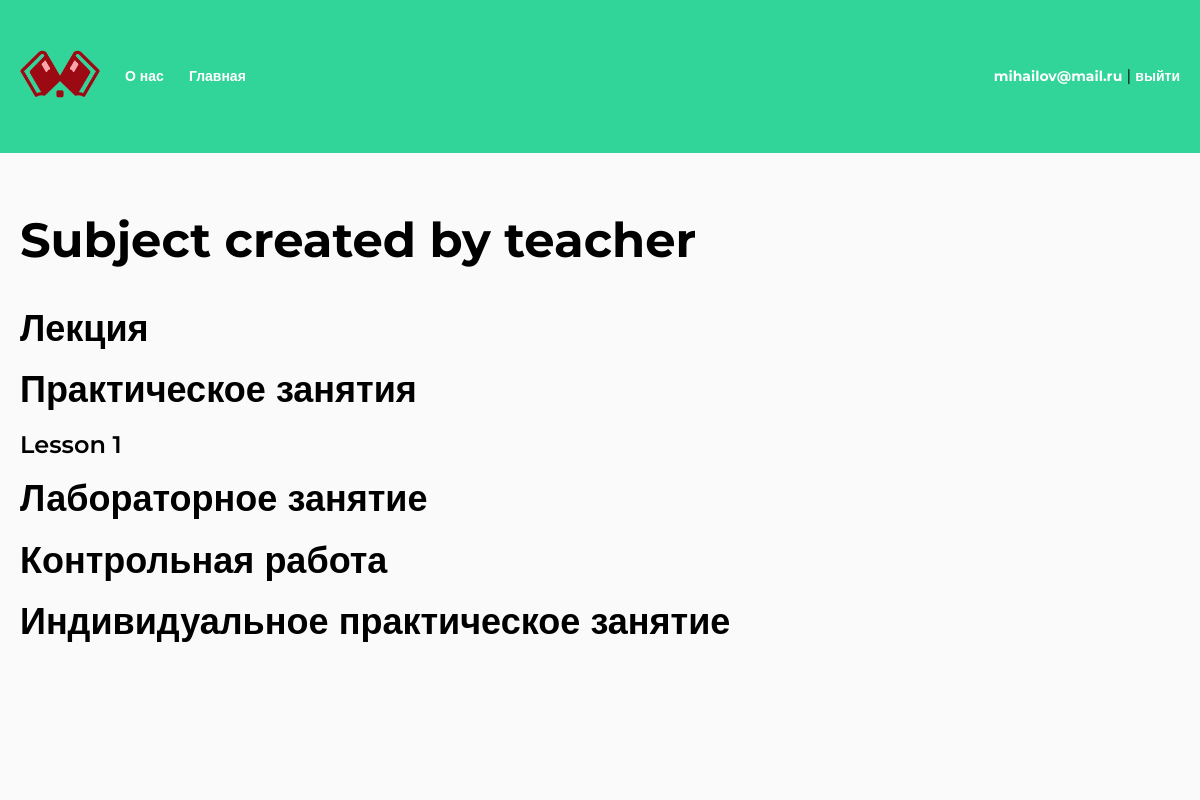
Screenshot of /student/subject/18/ (signed in) with the database file from the repository.
### study/models.py (models this page shows, shortened)
class TeacherGroupSubject(models.Model):
    teacher = models.ForeignKey(User, related_name="subjects", on_delete=models.CASCADE)
    subject = models.ForeignKey(Subject, related_name="items", on_delete=models.CASCADE)
    group = models.ForeignKey(Group, related_name="subjects", on_delete=models.CASCADE)
    class Meta:
        verbose_name = "Дисциплина группы"
        verbose_name_plural = "Дисциплины групп"

class Subject(models.Model):
    name = models.CharField(max_length=128)
    class Meta:
        verbose_name = "Дисциплина"
        verbose_name_plural = "Дисциплины"

class Lesson(models.Model):
    class Type(models.TextChoices):
        LECTURE = "LC", "Лекция"
        PRACTICAL = "PR", "Практическое занятия"
        LABORATORY = "LR", "Лабораторное занятие"
        CONTROL = "CW", "Контрольная работа"
        INDIVIDUAL = "IW", "Индивидуальное практическое занятие"
    type = models.CharField("Тип", max_length=32, choices=Type.choices)
    subject = models.ForeignKey(TeacherGroupSubject, related_name="lessons", on_delete=models.CASCADE, null=True, blank=True)
    name = models.CharField(max_length=128)
    test = models.OneToOneField(Test, on_delete=models.SET_NULL, null=True, blank=True)
    text = models.TextField(null=True, blank=True)
    deadline = models.DateTimeField(null=True, blank=True)
    class Meta:
        verbose_name = "Занятие"
        verbose_name_plural = "Занятия"

### study/views.py (the view)
# urls.py: path("student/subject/<int:pk>/", views.StudentSubjectView.as_view(), name="student-subject"),
class StudentSubjectView(LoginRequiredMixin, View):
    def get(self, request, *args, **kwargs):
        user = self.request.user
        subject = get_object_or_404(TeacherGroupSubject, pk=kwargs["pk"])
        if not user.group_set.first():
            return HttpResponse("No permission")
        if user.group_set.first() != subject.group:
            return HttpResponse("No permission")
        lessons = {l_type[1]: [] for l_type in Lesson.type.field.choices}
        for lesson in subject.lessons.all():
            lessons[lesson.get_type_display()].append(lesson)
        return render(request, "study/student/subject.html", {
            "subject": subject,
            "lessons": lessons,
        })

### study/templates/study/student/subject.html (shortened to what this page needs)
{% extends "base.html" %}
{% load util %}
{% block content %}
<section class="section-admin">
    <h1 class="h1">
        {{ subject.subject.name }}
    </h1>
    <div class="menu mt-40">
        {% for type, lessons in lessons.items %}
        <h2 class="h2">{{ type }}</h2>
        {% for lesson in lessons %}
        <a href="{% url 'student-lesson' lesson.pk %}" class="menu__item">{{ lesson.name }}</a>
        {% endfor %}
        {% endfor %}
    </div>
</section>
{% endblock %}

### templates/base.html (shortened to what this page needs)
{% load static %}
<!DOCTYPE html>
<html lang="ru">
<head>
	<link rel="stylesheet" href="{% static 'css/reset.css' %}">
	<link rel="stylesheet" href="{% static 'css/main.css' %}">
	<link rel="stylesheet" href="{% static 'css/menu.css' %}">
</head>
<body>
	<header class="header">
		<div class="container">
			<ul class="header-menu">
				<li><a href="{% url 'index' %}" class="logo"><img src="{% static 'img/logo.png' %}" alt=""></a></li>
				<li><a href="{% url 'about' %}">О нас</a></li>
				{% if user.is_authenticated %}
				<li><a href="{% url 'index' %}">Главная</a></li>
				<li class="header-menu-profile">
					<a href="{% url 'profile' %}">{{ user.username }}</a> | <a href="{% url 'logout' %}">выйти</a>
				</li>
				{% endif%}
			</ul>
		</div>
	</header>
	<main class="main">
		<div class="container">
		    {% block content %}{% endblock %}
		</div>
	</main>
</body>
</html>

### static/css/main.css (style rules this page uses)
:root { --green: #31D499; --red: #D43131; --background: #FAFAFA; --gray: #B8B8B8; --tablePrimary: #EFEFEF; --tableSecondary: #FAFAFA; }
* { padding: 0; margin: 0; box-sizing: border-box; }
html { font-family: "Montserrat", sans-serif; }
body { display: flex; flex-direction: column; min-height: 100vh; height: 100%; }
.container { max-width: 1240px; padding: 0 20px; margin: 0 auto; position: relative; }
.mt-40 { margin-top: 40px; }
.h1 { color: #000; font-size: 48px; font-weight: 700; }
.h2 { color: #000; font-size: 36px; font-weight: 700; }
.header { padding: 50px 0; background: var(--green); }
.logo img { width: 100%; max-width: 80px; }
.main { flex: 1 1 100%; padding: 60px 0; background-color: var(--background); }
.menu { display: flex; flex-direction: column; align-items: flex-start; gap: 20px; }
.menu__item { color: #000; font-size: 24px; font-weight: 600; text-decoration: none; }

### static/css/menu.css (style rules this page uses)
ul { list-style: none; }
.header-menu { display: flex; align-items: center; gap: 25px; width: 100%; }
.header-menu a { text-decoration: none; font-weight: 700; color: white; font-size: 14px; }
.header-menu-profile { margin-left: auto; }

### rows the page displays
TeacherGroupSubject: subject.name "Subject created by teacher"
Lesson: type "Практическое занятия", name "Lesson 1"

### other values shown
{{ user.username }} "mihailov@mail.ru"
{{ type }} "Лекция" "Лабораторное занятие" "Контрольная работа" "Индивидуальное практическое занятие"
